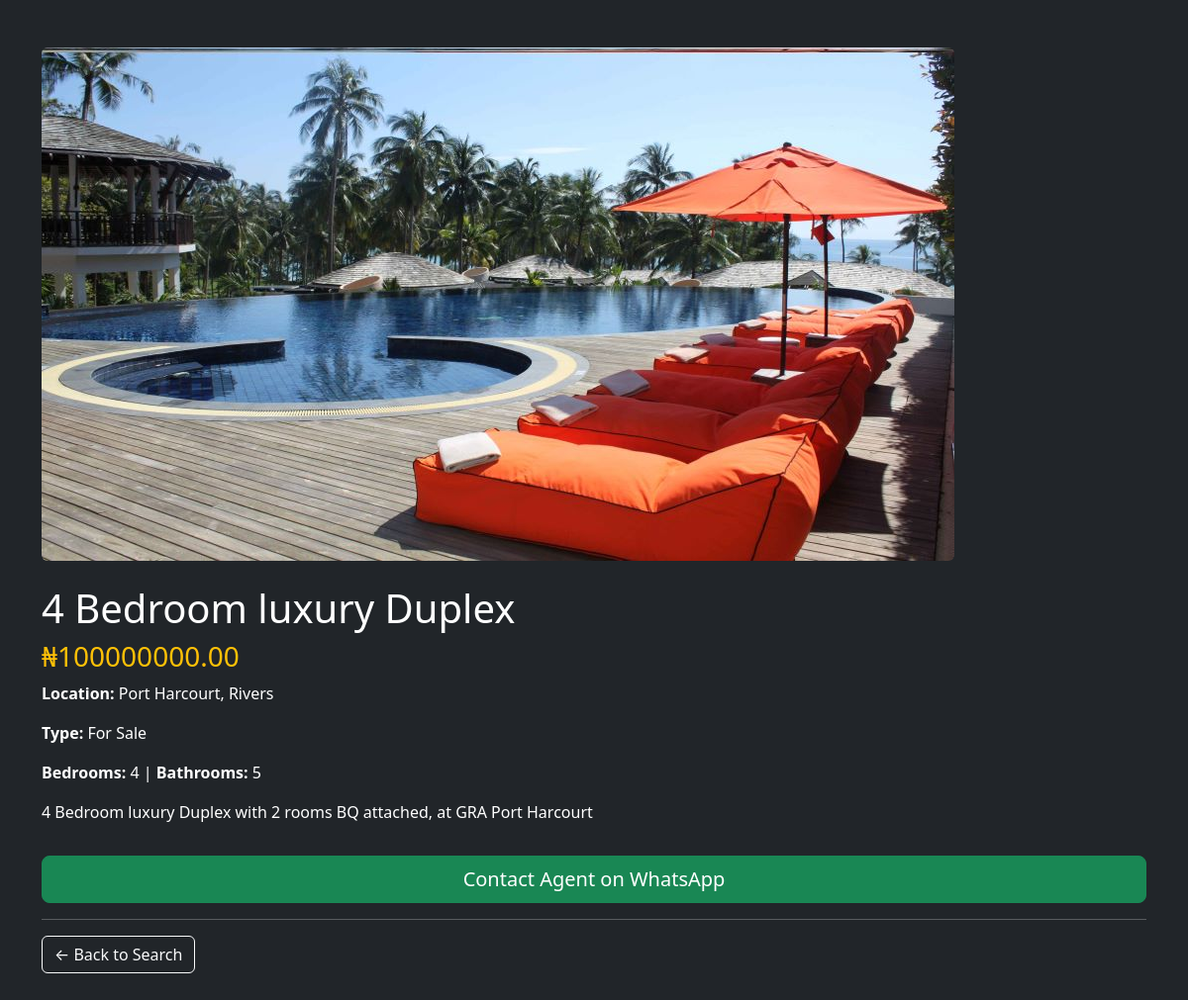
The page /property/4/ on the database its author committed.
### properties/models.py (models this page shows, shortened)
class Property(models.Model):
    PROPERTY_TYPES = [
        ('sale', 'For Sale'),
        ('rent', 'For Rent'),
    ]
    agent = models.ForeignKey(User, on_delete=models.CASCADE, null=True, blank=True)
    title = models.CharField(max_length=200)
    description = models.TextField()
    price = models.DecimalField(max_digits=12, decimal_places=2)
    state = models.CharField(max_length=50)
    city = models.CharField(max_length=100)
    property_type = models.CharField(max_length=10, choices=PROPERTY_TYPES)
    bedrooms = models.IntegerField(default=1)
    bathrooms = models.IntegerField(default=1)
    image = models.ImageField(upload_to='properties/', blank=True, null=True)
    date_posted = models.DateTimeField(auto_now_add=True)

### properties/views.py (the view)
# urls.py: path('property/<int:pk>/', views.property_detail, name='property_detail'), #add this
def property_detail(request, pk):
    property = get_object_or_404(Property, pk=pk)
    agent_phone = Profile.objects.filter(user_id=property.agent_id).values_list('phone', flat=True).first()
    return render(request, 'properties/detail.html', {
        'property': property,
        'agent_phone': agent_phone,
    })

### properties/templates/properties/detail.html (shortened to what this page needs)
<!DOCTYPE html>
<html>
<head>
    <link href="https://cdn.jsdelivr.net/npm/bootstrap@5.3.3/dist/css/bootstrap.min.css" rel="stylesheet">
    <link rel="stylesheet" href="https://cdn.jsdelivr.net/npm/bootstrap-icons@1.11.3/font/bootstrap-icons.min.css">
</head>
<body class="bg-dark text-white">
<div class="container py-5">
    {% if property.image %}
        <img src="{{ property.image.url }}" class="img-fluid rounded mb-4">
    {% endif %}
    <h1>{{ property.title }}</h1>
    <h3 class="text-warning">₦{{ property.price }}</h3>
    <p><b>Location:</b> {{ property.city }}, {{ property.state }}</p>
    <p><b>Type:</b> {{ property.get_property_type_display }}</p>
    <p><b>Bedrooms:</b> {{ property.bedrooms }} | <b>Bathrooms:</b> {{ property.bathrooms }}</p>
    <p>{{ property.description }}</p>
    <a href="https://wa.me/2348022224510?text=Hi, I'm interested in {{ property.title }}" target="_blank" class="btn btn-success btn-lg w-100 mt-3">
    Contact Agent on WhatsApp
    </a>
    <hr>
    <a href="/" class="btn btn-outline-light">← Back to Search</a>
</div>
</html>

### rows shown on the page
Property: image (picture), title "4 Bedroom luxury Duplex", price "100000000.00", city "Port Harcourt", state "Rivers", property_type "For Sale", bedrooms "4", bathrooms "5", description "4 Bedroom luxury Duplex with 2 rooms BQ attached, at GRA Port Harcourt"
